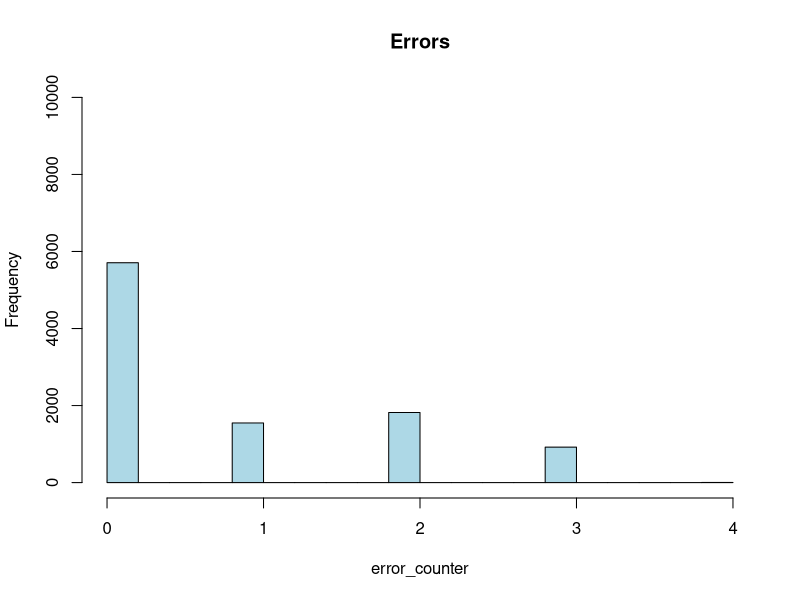
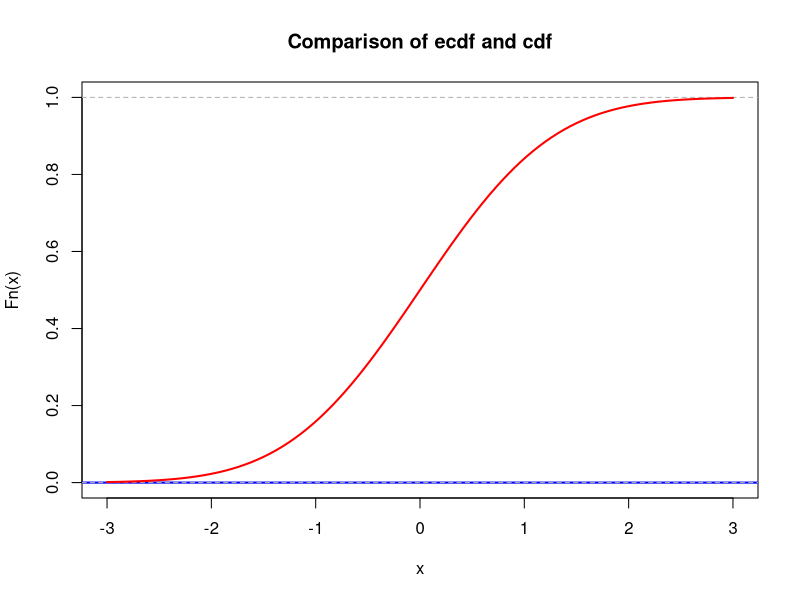
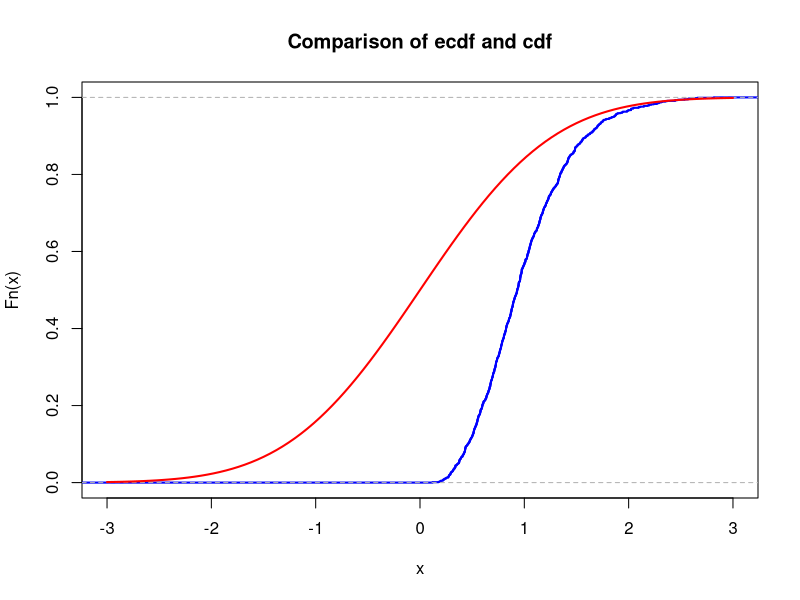

Recreate these plots in R, in order.
## ---- chunk 1
# your team id number 
###
id <- 20                  ### Change to the correct id!
###
set.seed(id)
p <- id / 100
# matrices G and H
G <- matrix(c(1, 1, 1, 0, 0, 0, 0,
              1, 0, 0, 1, 1, 0, 0,
              0, 1, 0, 1, 0, 1, 0,
              1, 1, 0, 1, 0, 0, 1), nrow = 4, byrow = TRUE)
H <- t(matrix(c(1, 0, 1, 0, 1, 0, 1,
                0, 1, 1, 0, 0, 1, 1,
                0, 0, 0, 1, 1, 1, 1), nrow = 3, byrow = TRUE))
# cat("The matrix G is: \n")
# G
# cat("The matrix H is: \n")
# H
# cat("The product GH must be zero: \n")
# (G %*% H) %% 2
## ---- chunk 2
# generate N messages

message_generator <- function(N) {
  matrix(sample(c(0, 1), 4 * N, replace = TRUE), nrow = N)
}
messages <- message_generator(10000)
codewords <- (messages %*% G) %% 2
## ---- chunk 3
real_errors <- 0
fact_errors <- 0
for (row in seq(nrow(codewords))) {
  encoded_message <- codewords[row,]
  for (x in seq(length(encoded_message))) {
    x1 <- runif(1, 0.0, 1.0)
    if (x1 <= p) {
      encoded_message[x] <- xor(encoded_message[x], 1) #reverse bit
    }
  }
  check_bits <- (encoded_message %*% H) %% 2
  error_bit <- 0
  for (row1 in seq(nrow(H))) {
    if (identical(check_bits[1,], H[row1,])) {
      error_bit <- row1
    }
  }
  if (error_bit != 0) {
    encoded_message[error_bit] <- xor(encoded_message[error_bit], 1)
  }
  message_after_corection <- c(encoded_message[3], encoded_message[5], encoded_message[6], encoded_message[7])
  real_message <- messages[row,]
  if (!identical(message_after_corection, real_message)) {
    fact_errors <- fact_errors + 1
  }
}
print("Theoritical probability to get message without errors:")
th_prob <- ((1 - p)^7 + 7 * p * (1 - p)^6) #Binomial distribution
th_prob
print("Factual probability to get message without errors::")
fc_prob <- 1 - fact_errors / nrow(codewords)
fc_prob
## ---- chunk 4
ex <- 1- th_prob
eps <- 0.03
sq_ex <- 1 - th_prob
var <- sq_ex - ex^2
st_dev <- var^0.5
clt <- 0.975
t <- 1.9 # from table
N <- floor(((st_dev * t) / eps)^2)
N
## ---- chunk 5
error_counter <- seq(nrow(codewords))
for (row in seq(nrow(codewords))) {
  encoded_message <- codewords[row,]
  for (x in seq(length(encoded_message))) {
    x1 <- runif(1, 0.0, 1.0)
    if (x1 <= p) {
      encoded_message[x] <- xor(encoded_message[x], 1)
    }
  }
  error_sum <- 0
  check_bits <- (encoded_message %*% H) %% 2
  error_bit <- 0
  for (row1 in seq(nrow(H))) {
    if (identical(check_bits[1,], H[row1,])) {
      error_bit <- row1
    }
  }
  if (error_bit != 0) {
    encoded_message[error_bit] <- xor(encoded_message[error_bit], 1)
  }
  message_after_corection <- c(encoded_message[3], encoded_message[5], encoded_message[6], encoded_message[7])
  real_message <- messages[row,]
  for (num in seq(4)) {
    if (message_after_corection[num] != real_message[num]) {
      error_sum <- error_sum + 1
    }
  }
  error_counter[row] <- error_sum
}
prob <- sum(error_counter == 0) / length(error_counter)
print("Probability of message's correctness:")
prob
hist(error_counter, ylim = c(0, nrow(codewords)), xlim = c(0, 4), main = "Errors", col = "lightblue")
## ---- chunk 6
lambda <- 1  # change this!
N <- 100     # change this!
mu <- N * lambda
K <- 1e3
n <- 5
sample_means <- colMeans(matrix(rpois(n * K, lambda = mu), nrow = n))
## ---- chunk 7
mu <- 0       # change this!
sigma <- 1    # change this!
## ---- chunk 8
xlims <- c(mu - 3 * sigma, mu + 3 * sigma)
Fs <- ecdf(sample_means)
plot(Fs,
     xlim = xlims,
     ylim = c(0, 1),
     col = "blue",
     lwd = 2,
     main = "Comparison of ecdf and cdf")
curve(pnorm(x, mean = mu, sd = sigma), col = "red", lwd = 2, add = TRUE)
## ---- chunk 9
nu1 <- 1  # change this!
K <- 1e3
n <- 5
sample_means <- colMeans(matrix(rexp(n * K, rate = nu1), nrow = n))
## ---- chunk 10
mu <- 0       # change this!
sigma <- 1    # change this!
## ---- chunk 11
xlims <- c(mu - 3 * sigma, mu + 3 * sigma)
Fs <- ecdf(sample_means)
plot(Fs,
     xlim = xlims,
     col = "blue",
     lwd = 2,
     main = "Comparison of ecdf and cdf")
curve(pnorm(x, mean = mu, sd = sigma), col = "red", lwd = 2, add = TRUE)
